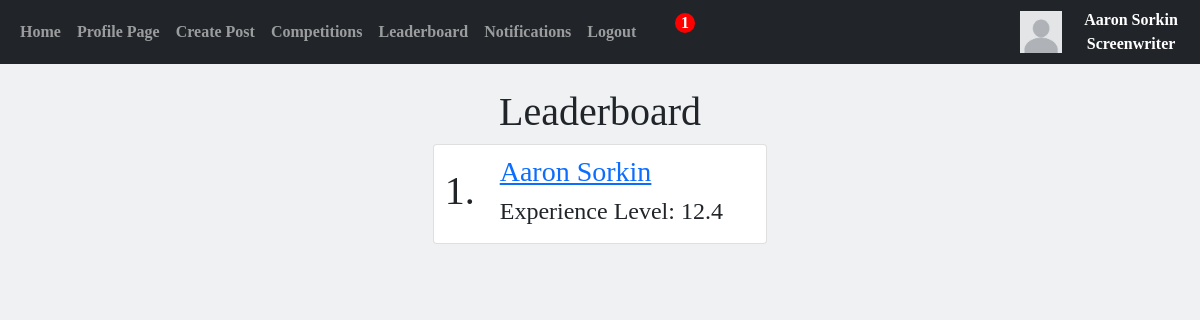
The app's page /leaderboard (signed in) with its own data.
### website/models.py (models this page shows)
class Users(db.Model, UserMixin):
    __tablename__ = "Users"
    id = db.Column(db.Integer, primary_key=True)
    email = db.Column(db.String(150), unique=True)
    username = db.Column(db.String(150), unique=True)
    forename = db.Column(db.String(75), unique=True)
    surname = db.Column(db.String(75))
    password = db.Column(db.String(150))
    accounttype = db.Column(db.Integer)
    profilepic = db.Column(db.String(), nullable=True)
    biography = db.Column(db.Text)
    insta = db.Column(db.String(), nullable=True)
    twitter = db.Column(db.String(), nullable=True)
    notifnum = db.Column(db.Integer)
    writers = db.relationship('Screenwriters', backref="user", passive_deletes=True)
    producers = db.relationship('Producers', backref="user", passive_deletes=True)

class Screenwriters(db.Model):
    __tablename__ = "Screenwriters"
    writerid = db.Column(db.Integer, primary_key=True)
    userid = db.Column(db.Integer, db.ForeignKey('Users.id'))
    backgroundcolour = db.Column(db.Integer)
    fontstyle = db.Column(db.String(30))
    experiencelevel = db.Column(db.Float)
    posts = db.relationship('Screenplays', backref="writer", passive_deletes=True)
    commenters = db.relationship('Comments', backref="writer", passive_deletes=True)
    responsees = db.relationship('Notifications', backref="writer", passive_deletes=True)
    likes = db.relationship('LikedScreenplays', backref="writer", passive_deletes=True)

### website/homepage.py (the view)
@homepage.route("/leaderboard", methods=['GET','POST'])
@login_required
def leaderboard():
    UpdateNotificationNumber(current_user.id)
    writers = Screenwriters.query.filter(Screenwriters.experiencelevel > 0).order_by(Screenwriters.experiencelevel)
    leaderboard = []
    number = 1
    for writer in writers:
        leaderboard.append([number, writer])
        number += 1
    return flask.render_template("leaderboard.html", writers=leaderboard, user=current_user)

### website/update.py (called while the page is built, shortened)
def UpdateNotificationNumber(userid): # Updates the badge indicating the number of unseen notification a user has
    if current_user.accounttype == 1:
        writer = Screenwriters.query.filter_by(userid=userid).first()
        notifs = Notifications.query.filter_by(writerid=writer.writerid)
        number = 0
        if notifs:
            current_user.notifnum = number
            db.session.commit()
        else:
            current_user.notifnum = 0
            db.session.commit()

### website/templates/leaderboard.html (shortened to what this page needs)
{% extends "base.html" %} {% block title %}Leaderboard{% endblock %} {% block content%}
<!DOCTYPE html>
<html lang="en">
<head>
</head>
<body style="text-align:center">
        <h1>Leaderboard</h1>
        {% if writers|length != 0 %}
            {% for record in writers %}
                {% set writer = record[1] %}
                    <div class="card" style="text-align:center;margin: auto; width:30%; padding: 10px;">
                        <div class="row">
                            <div class="col-2">
                                <h1 style="margin-top: 12px;">{{record[0]}}.</h1>
                            </div>
                            <div class="col-10" style="text-align: left">
                                <a href="/profilepage/{{writer.user.id}}" target="_blank"><h3>{{writer.user.username}}</h3></a>
                                <h4>Experience Level: {{ writer.experiencelevel }}<h4>
                            </div>
                        </div>
                    </div>
                    <br>
            {% endfor %}
        {% endif %}
</body>
</html>
{% endblock %}

### website/templates/base.html (shortened to what this page needs)
<!DOCTYPE html>
<html lang="en">
  <head>
    <link
      href="https://cdn.jsdelivr.net/npm/bootstrap@5.0.2/dist/css/bootstrap.min.css"
      rel="stylesheet"
    />
  </head>
  <body>
    <nav class="navbar navbar-expand-lg navbar-dark bg-dark">
      <div class="container-fluid">
        <div class="collapse navbar-collapse" id="navbar">
          <div class="navbar-nav">
            <a class="nav-item nav-link" href="/home">Home</a>
            {% if user.is_authenticated %}
            <a class="nav-item nav-link" href="/profilepage/{{user.id}}">Profile Page</a>
            <a class="nav-item nav-link" href="/post">Create Post</a>
            <a class="nav-item nav-link" href="/competitions">Competitions</a>
            <a class="nav-item nav-link" href="/leaderboard">Leaderboard</a>
            <a class="nav-item nav-link" style="position:relative" href="/notifications/{{user.id}}">Notifications</a>
            {% if user.notifnum != 0 %}
              <span class="notifnum">{{current_user.notifnum}}</span>
            {% endif %}
            <a class="nav-item nav-link" href="/logout" onclick="return confirm('Are you sure you want to log out?')">Logout</a>
            {% else %}
            <a class="nav-item nav-link" href="/login">Login</a>
            <a class="nav-item nav-link" href="/sign-up">Sign Up</a>
            {% endif %}
          </div>
        </div>
      </div>
      <div style="text-align: right">
        {% if user.is_authenticated %}
          {% if user.profilepic %}
            <a href="/profilepage/{{user.id}}"" target=_blank><img src="{{ url_for('static', filename='images/'+ user.profilepic) }}" alt="Profile picture" height="50px" width="50px"></a>
          {% else %}
            <a href="/profilepage/{{user.id}}"" target=_blank><img src="/static/images/default.jpg" alt="Default profile picture" height="25%" width="25%"></a>
          {% endif %}
        {% endif %}
      </div>
      <div style="text-align: center; color: white;" >
        {{ user.username }}
        {% if user.accounttype == 1 %}
          Screenwriter
        {% elif user.accounttype == 2 %}
          Producer
        {% endif %}
      </div>
    </nav>
    <br>
    <div class="container">{% block content %}{% endblock %}</div>
  </body>
</html>

### website/templates/base.html (style rules this page uses)
body { background-color: #eff1f3; font-family:futura; font-weight: bold; }
.notifnum { position: absolute; top: 13px; left: 675px; width: 20px; height: 20px; background: red; color: #ffffff; display: flex; justify-content: center; align-items: center; border-radius: 50%; }

### records on screen
Users: notifnum "1", username "Aaron Sorkin", user.username "Aaron Sorkin"
Screenwriters: record "1", experiencelevel "12.4"
